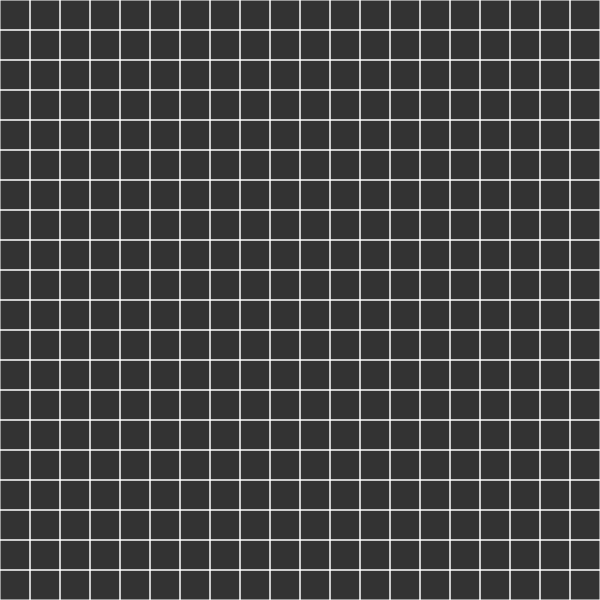
Frame 1 (no input)
Frame 60 (no input): identical to frame 1, image omitted
Frame 120 (the mouse pressed at the canvas centre since frame 60): identical to frame 1, image omitted

The p5.js sketch that drew this single still picture (run headless with seeded random() and noise() and a simulated clock; from frame 60 on, the mouse is pressed at the canvas centre):

// p5.js sketch
// ── sketch.js
var cols, rows;
var w = 30;
var grid = [];
var step = 0;
var current;
var stack = [];
//новый commit
function setup() {
    createCanvas(600,600);
    background(51);
    cols = floor(width/w);
    rows = floor(height/w);

    //frameRate(5);

    for(var i = 0; i < rows; i++){
        for (var j = 0; j < cols; j++){
            var cell = new Cell(i, j);
            grid.push(cell);
        }
    }

    current = grid[0];
}

function draw() {
    //background(51);
    if (step < 100000){
        if(current == grid[0] || step % 1000 == 0){
            background(51);
            for(var i = 0; i < grid.length; i++){
                grid[i].show();
            }
        }
        
        current.visited = true;

        //current.highlight();
        //Шаг 1
        var next = current.checkNeighbors();
        if (next) {
            next.visited = true;
            //2
            stack.push(current);

            // 3
            removeWalls(current, next);

            //Шаг 4
            current = next;
        } else if (stack.length > 0) {
            current = stack.pop();
        }
        step++;
    }
    if(step == 300){
    }
}

function index (i, j){
    if (i < 0 || j < 0 || j > cols-1 || i > rows - 1){
        return -1;
    }
    return j + i * cols;
}

function removeWalls(a, b){
    var y = a.j - b.j;
    if (y == 1){
        a.walls[0] = false;
        b.walls[2] = false;
    } else if (y == -1){
        a.walls[2] = false;
        b.walls[0] = false;
    }
    var x = a.i - b.i;
    if (x == 1){
        a.walls[3] = false;
        b.walls[1] = false;
    } else if (x == -1){
        a.walls[1] = false;
        b.walls[3] = false;
    }

}

function Cell(i, j){
    this.i = i;
    this.j = j;
    this.walls = [true, true, true, true]; // top right, bottom, left
    this.visited = false;

    this.checkWallNeighbors = function(){
        var neighbors = [];
        var top = grid[index(i-1, j)];
        var right = grid[index(i, j+1)];
        var bottom = grid[index(i+1, j)];
        var left = grid[index(i, j-1)];
        if(top && top.walls[2] == this.walls[0]){
            neighbors.push(top);
        }
        if(right && right.walls[3] == this.walls[1]){
            neighbors.push(right);
        }
        if(bottom && bottom.walls[0] == this.walls[2]){
            neighbors.push(bottom);
        }
        if(left && left.walls[1] == this.walls[3]){
            neighbors.push(left);
        }
        console.log(this);
        console.log(neighbors);
        if (neighbors.length > 0){
            var r = floor(random(0, neighbors.length));
            return neighbors[r];
        } else {
            return undefined;
        }
    }

    this.checkNeighbors = function(){
        var neighbors = [];

        var top = grid[index(i-1, j)];
        var right = grid[index(i, j+1)];
        var bottom = grid[index(i+1, j)];
        var left = grid[index(i, j-1)];
        if(top && !top.visited){
            neighbors.push(top);
        }
        if(right && !right.visited){
            neighbors.push(right);
        }
        if(bottom && !bottom.visited){
            neighbors.push(bottom);
        }
        if(left && !left.visited){
            neighbors.push(left);
        }
        if (neighbors.length > 0){
            var r = floor(random(0, neighbors.length));
            return neighbors[r];
        } else {
            return undefined;
        }
    }

    this.highlight = function(){
        var x = this.i * w;
        var y = this.j * w;
        noStroke();
        fill(243, 52, 3, 500);
        rect(x, y, w, w);
    }

    this.show = function(){
        var x = this.i * w;
        var y = this.j * w;
        stroke(255);
        if (this.walls[0]){
            line(x, y, x + w, y);
        }
        if (this.walls[1]){
            line(x + w, y, x + w, y + w);
        }
        if (this.walls[2]){
            line(x + w, y + w, x, y + w);
        }
        if (this.walls[3]){
            line(x, y + w, x, y);
        }

        if(this.visited){
            noStroke();
            fill(43, 130, 16, 100);
            rect(x, y, w, w);
        }
    }
}
